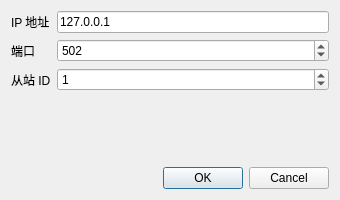
<?xml version="1.0" encoding="UTF-8"?>
<ui version="4.0">
 <class>ConnectDialog</class>
 <widget class="QDialog" name="ConnectDialog">
  <property name="geometry">
   <rect>
    <x>0</x><y>0</y><width>340</width><height>200</height>
   </rect>
  </property>
  <property name="windowTitle">
   <string>连接 PLC</string>
  </property>
  <layout class="QVBoxLayout" name="verticalLayout">
   <item>
    <layout class="QFormLayout" name="formLayout">
     <item row="0" column="0">
      <widget class="QLabel" name="labelIp">
       <property name="text"><string>IP 地址</string></property>
      </widget>
     </item>
     <item row="0" column="1">
      <widget class="QLineEdit" name="lineIp">
       <property name="text"><string>127.0.0.1</string></property>
      </widget>
     </item>
     <item row="1" column="0">
      <widget class="QLabel" name="labelPort">
       <property name="text"><string>端口</string></property>
      </widget>
     </item>
     <item row="1" column="1">
      <widget class="QSpinBox" name="spinPort">
       <property name="minimum"><number>1</number></property>
       <property name="maximum"><number>65535</number></property>
       <property name="value"><number>502</number></property>
      </widget>
     </item>
     <item row="2" column="0">
      <widget class="QLabel" name="labelSlave">
       <property name="text"><string>从站 ID</string></property>
      </widget>
     </item>
     <item row="2" column="1">
      <widget class="QSpinBox" name="spinSlaveId">
       <property name="minimum"><number>0</number></property>
       <property name="maximum"><number>255</number></property>
       <property name="value"><number>1</number></property>
      </widget>
     </item>
    </layout>
   </item>
   <item>
    <widget class="QDialogButtonBox" name="buttonBox">
     <property name="standardButtons">
      <set>QDialogButtonBox::Cancel|QDialogButtonBox::Ok</set>
     </property>
    </widget>
   </item>
  </layout>
 </widget>
 <connections>
  <connection>
   <sender>buttonBox</sender>
   <signal>accepted()</signal>
   <receiver>ConnectDialog</receiver>
   <slot>accept()</slot>
  </connection>
  <connection>
   <sender>buttonBox</sender>
   <signal>rejected()</signal>
   <receiver>ConnectDialog</receiver>
   <slot>reject()</slot>
  </connection>
 </connections>
</ui>
